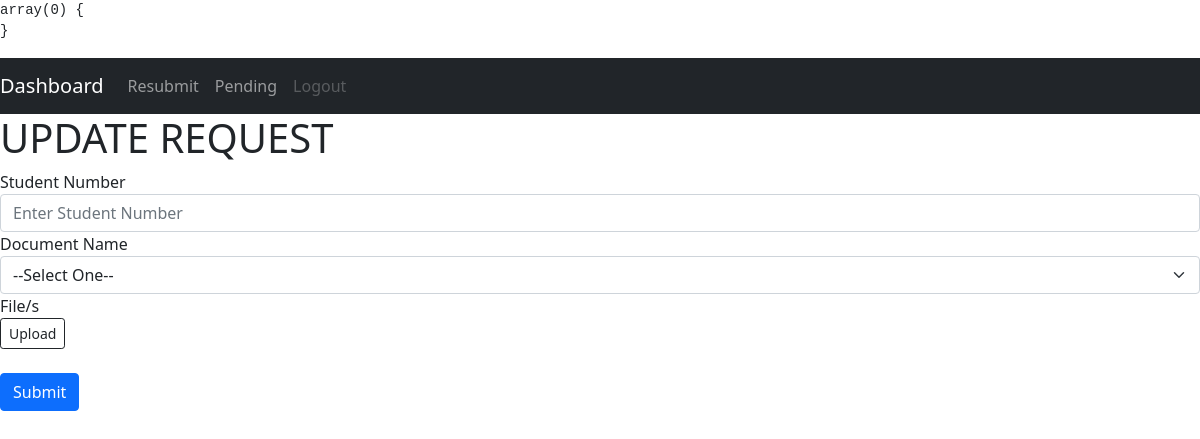
Page /optimized/public/student_view/update.php?request_number=23 on the earlier database version.
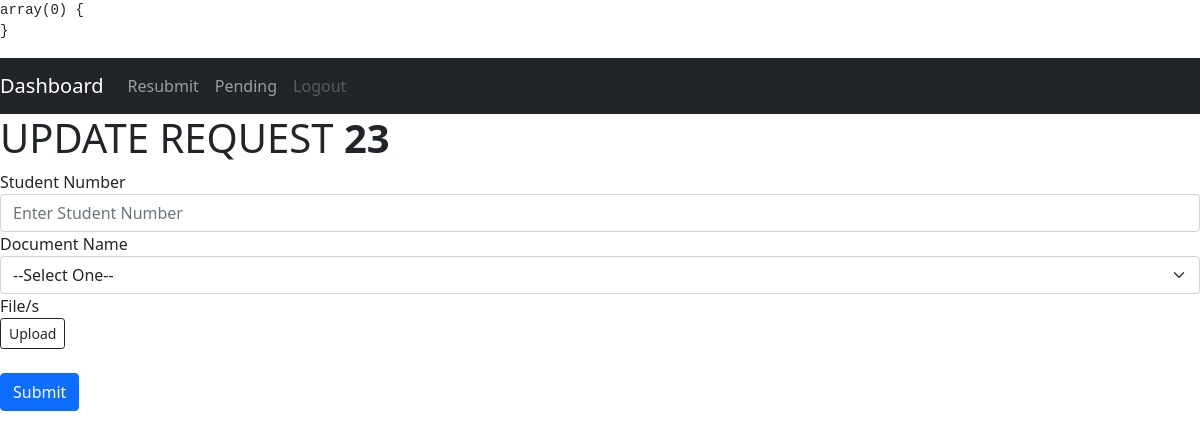
Same page on the later database version.
### tables this page shows
CREATE TABLE `document_request` (
  `request_number` int(12) NOT NULL,
  `student_number` varchar(10) NOT NULL,
  `document_id` int(10) NOT NULL,
  `request_date` date NOT NULL,
  `request_status` varchar(20) NOT NULL,
  `remarks` longtext DEFAULT NULL,
  `upfile` varchar(2048) DEFAULT NULL,
  `upfile_name` varchar(128) DEFAULT NULL
);

### optimized/public/student_view/update.php (the view, shortened to what this page needs)
<?php
require_once "../../resource/opt1/database.php";
$id =$_GET['request_number'] ?? null;
$statement = $pdo->prepare('SELECT * FROM document_request WHERE request_number = :id');
$statement->bindValue(':id', $id);
$statement->execute();
$requests = $statement->fetch(PDO::FETCH_ASSOC);
echo '<pre>';
var_dump($_POST);
echo '</pre>';
require_once "../../opt1/header.php";
require_once "../../opt1/nav.php";
?>
<h1>UPDATE REQUEST&nbsp;<b><?php echo $requests['request_number'] ?></b> </h1>
<?php include_once "../../opt1/form.php"; ?>
    </select>
    <label>File/s</label>
    <div>
    <button type="button" class="btn btn btn-outline-dark btn-sm"><span>Up</span>load</button>
    </div>
    <br />
    <button type="submit" class="btn btn-primary">Submit</button>
  </form>
  </body>
</html>

Differences in the rows shown:
added document_request: request_number "23"
